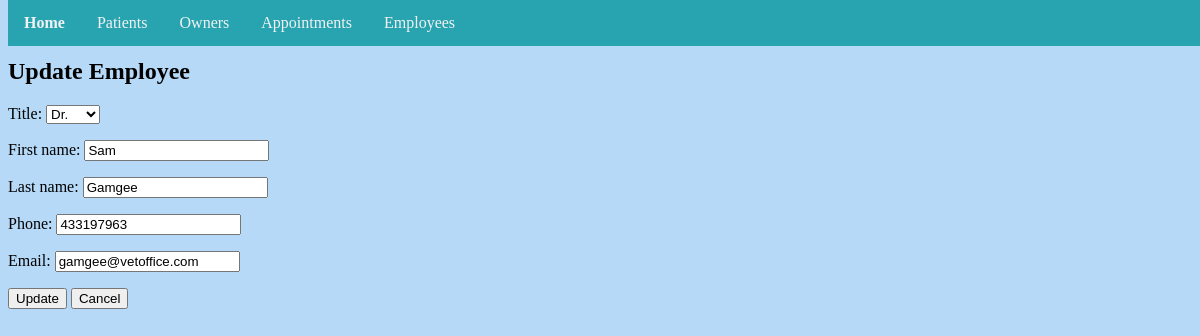
Page /employee/2/update/ on the committed database.
### employee/models.py (models this page shows, shortened)
class Employee(models.Model):
    TITLE_CHOICE = [
        ('MR.', 'Mr.'),
        ('MISS.', 'Miss.'),
        ('MS.', 'Ms.'),
        ('MRS.', 'Mrs.'),
        ('DR.', 'Dr.'),
    ]
    first_name = models.CharField(max_length=200)
    last_name = models.CharField(max_length=200)
    title = models.CharField(max_length=5, choices=TITLE_CHOICE, default='Dr.')
    phone = models.IntegerField()
    email = models.CharField(max_length=200)

### employee/views.py (the view)
# urls.py: path('<pk>/update/', views.EmployeeUpdate.as_view(), name='employeeupdate'),
class EmployeeUpdate(UpdateView):
    model = Employee
    template_name = 'employee_update_form.html'
    form_class = EmployeeForm
    success_url = reverse_lazy('employee:employeelist')

### employee/forms.py
class EmployeeForm(ModelForm):
    class Meta:
        model = Employee
        fields = ['title', 'first_name', 'last_name', 'phone', 'email']

### templates/employee_update_form.html (shortened to what this page needs)
{% extends './base.html' %}
{% block content %}
<h2>Update Employee</h2>
<form method="post">
  <div>
    {{ form.as_p }}
    <input type="submit" value="Update" />
    <button onclick="window.history.back();" class="btn btn-default" type="button">Cancel</button>
  </div>
</form>
{% endblock %}

### static/css/style.css (style rules this page uses)
body { background-image: url("images/background.jpg"); background-repeat: no-repeat; background-color: #b5d9f6; background-position: center; background-size: cover; padding-top: 30px; height: 2000px; }

### rows in the picture
Employee: title "Dr.", first_name "Sam", last_name "Gamgee", phone "433197963", email "gamgee@vetoffice.com"
